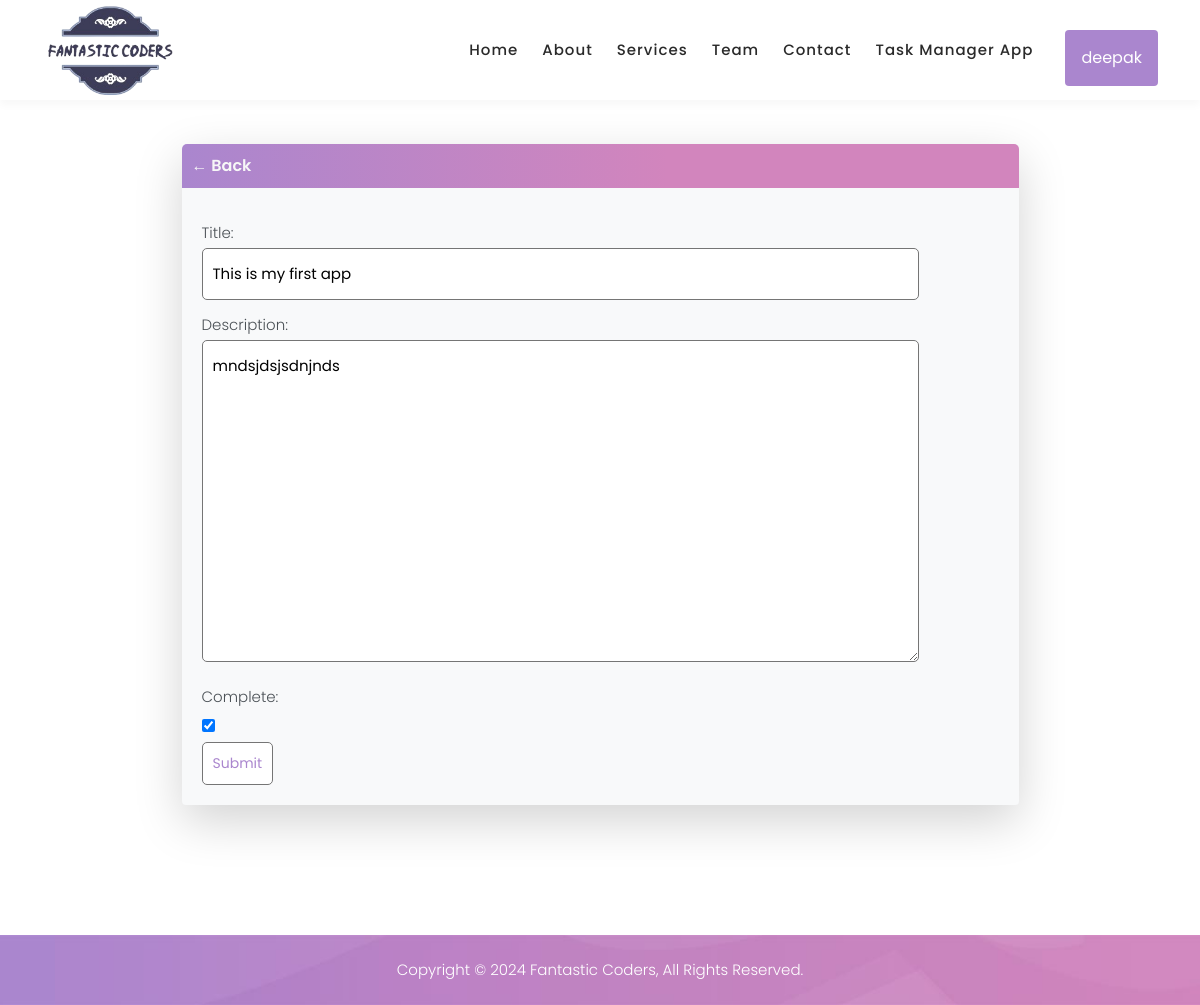
Page /task-update/3/ (signed in) on the committed database.
### base/models.py (models this page shows, shortened)
class Task(models.Model):
    user = models.ForeignKey(User, on_delete=models.CASCADE, null=True, blank=True)
    title = models.CharField(max_length=200)
    description = models.TextField(null=True, blank=True)
    complete = models.BooleanField(default=False)
    created = models.DateTimeField(auto_now_add=True)
    class Meta:
        order_with_respect_to = 'user'

### base/views.py (the view)
# urls.py: path('task-update/<int:pk>/',TaskUpdate.as_view(), name="task-update"),
class TaskUpdate(LoginRequiredMixin, UpdateView):
    model = Task
    fields = ['title', 'description', 'complete']
    success_url = reverse_lazy('tasks')

### base/templates/base/task_form.html (shortened to what this page needs)
{% extends 'base/base.html' %}
{% block content %}
<div class="container-fluid pt-5">
    <div class="container pt-5">
        <div class="w-75 mt-5 mx-auto shadow-lg mb-5 bg-light rounded">
            <div class="header-bar">
                <a href="{% url 'tasks' %}">&#8592; Back</a>
            </div>
            <div class="card-body">
                <form method="POST" action="">
                    {{form.as_p}}
                    <input class="custom-button" type="submit" value="Submit">
                </form>
            </div>
        </div>
    </div>
</div>
{% endblock content %}

### base/templates/base/base.html (shortened to what this page needs)
{% load static %}
<!DOCTYPE html>
<html lang="en">
<head>
    <link href="../../static/vendor/bootstrap/css/bootstrap.min.css" rel="stylesheet">
    <link rel="stylesheet" href="../../static/assets/css/styles.css">
    <link rel="stylesheet" href="../../static/assets/css/animated.css">
    <link rel="stylesheet" href="../../static/assets/css/owl.css">
</head>
<body>
    <header class="header-area header-sticky fixed-top wow slideInDown" data-wow-duration="0.75s" data-wow-delay="0s">
        <div class="container">
            <div class="row">
                <div class="col-12">
                    <nav class="main-nav">
                        <a href="/" class="logo">
                            <img src="../../static/assets/images/fantastic2-removebg-preview.png" height="100px" alt="">
                        </a>
                        <ul class="nav">
                            <li class="scroll-to-section"><a href="/" class="">Home</a></li>
                            <li class="scroll-to-section"><a href="{% url 'about' %}">About</a></li>
                            <li class="scroll-to-section"><a href="{% url 'services' %}">Services</a></li>
                            <li class="scroll-to-section"><a href="{% url 'team' %}">Team</a></li>
                            <li class="scroll-to-section"><a href="{% url 'contact' %}">Contact</a></li>
                            <li class="scroll-to-section">
                                <div><a href="{% url 'tasks' %}">Task Manager App</a></div>
                            </li>
                            {% if request.user.is_authenticated %}
                            <li>
                                <div class="dropdown navbar-link">
                                    <button class="dropbtn rounded">{{request.user.username}}</button>
                                </div>
                            </li>
                            {% endif %}
                        </ul>
                    </nav>
                </div>
            </div>
        </div>
    </header>
    {% block content %} {% endblock content %}
    <footer>
        <div class="container">
            <div class="row">
                <div class="col-lg-12">
                    <p>Copyright © 2024 Fantastic Coders, All Rights Reserved.
                    </p>
                </div>
            </div>
        </div>
    </footer>
</body>
</html>

### base/static/assets/css/styles.css (style rules this page uses)
html, body, div, span, applet, object, iframe, h1, h2, h3, h4, h5, h6, p, blockquote, div pre, a, abbr, acronym, address, big, cite, code, del, dfn, em, font, img, ins, kbd, q, s, samp, small, strike, strong, sub, sup, tt, var, b, u, i, center, dl, dt, dd, ol, ul, li, figure, header, nav, section, article, aside, footer, figcaption { margin: 0; padding: 0; border: 0; outline: 0; }
ul, li { padding: 0; margin: 0; list-style: none; }
header, nav, section, article, aside, footer, hgroup { display: block; }
* { box-sizing: border-box; }
html, body { font-family: 'Poppins', sans-serif; font-weight: 400; background-color: #fff; -ms-text-size-adjust: 100%; -webkit-font-smoothing: antialiased; -moz-osx-font-smoothing: grayscale; }
a { text-decoration: none !important; }
ul { margin-bottom: 0px; }
p { font-size: 15px; line-height: 30px; font-weight: 300; color: #afafaf; }
img { width: 100%; overflow: hidden; }
html, body { background: #fff; font-family: 'Poppins', sans-serif; }
.header-area { background-color: #fff; box-shadow: 0px 5px 8px rgba(0,0,0,0.03); position: absolute; left: 0px; right: 0px; z-index: 100; height: 100px; -webkit-transition: all .5s ease 0s; -moz-transition: all .5s ease 0s; -o-transition: all .5s ease 0s; transition: all .5s ease 0s; }
.header-area .main-nav { min-height: 80px; background: transparent; }
.header-area .main-nav .logo { float: left; -webkit-transition: all 0.3s ease 0s; -moz-transition: all 0.3s ease 0s; -o-transition: all 0.3s ease 0s; transition: all 0.3s ease 0s; }
.header-area .main-nav .logo { line-height: 100px; float: left; -webkit-transition: all 0.3s ease 0s; -moz-transition: all 0.3s ease 0s; -o-transition: all 0.3s ease 0s; transition: all 0.3s ease 0s; }
.header-area .main-nav .nav { float: right; margin-top: 30px; margin-right: 0px; background-color: transparent; -webkit-transition: all 0.3s ease 0s; -moz-transition: all 0.3s ease 0s; -o-transition: all 0.3s ease 0s; transition: all 0.3s ease 0s; position: relative; z-index: 999; }
.header-area .main-nav .nav li { padding-left: 20px; padding-right: 20px; }
.header-area .main-nav .nav li:last-child { padding-right: 0px; padding-left: 40px; }
.header-area .main-nav .nav li a { display: block; font-weight: 500; font-size: 15px; color: #2a2a2a; text-transform: capitalize; -webkit-transition: all 0.3s ease 0s; -moz-transition: all 0.3s ease 0s; -o-transition: all 0.3s ease 0s; transition: all 0.3s ease 0s; height: 40px; line-height: 40px; border: transparent; letter-spacing: 1px; }
.header-area.header-sticky { min-height: 80px; }
.header-area .nav { margin-top: 30px; }
@media (max-width: 1200px) { .header-area .main-nav .nav li { padding-left: 12px; padding-right: 12px; } }
@media (max-width: 1200px) { .header-area .main-nav:before { display: none; } }
@media (min-width: 767px) { .header-area .main-nav .nav { display: flex !important; } }
footer { background-image: url(../images/footer-bg.jpg); background-position: center center; background-repeat: no-repeat; background-size: cover; margin-top: 130px; }
footer p { text-align: center; margin: 20px 0px; color: #fff; }
@media (max-width: 1200px) { .header-area .main-nav .nav li:last-child { padding-left: 20px; } }

### base/templates/base/base.html (style rules this page uses)
a, p { color: #4b5156 }
a { font-weight: 600; }
.header-bar { display: flex; justify-content: space-between; color: #fff; padding: 10px; border-radius: 5px 5px 0 0; background: linear-gradient(90deg, rgba(170, 134, 206, 1) 0%, rgba(210, 133, 189, 1) 58%); }
.header-bar a { color: rgb(247, 247, 247); text-decoration: none; }
input[type=text], input[type=password], textarea { border: 1px solid #757575; border-radius: 5px; padding: 10px; width: 90%; }
label { padding-top: 10px !important; display: block; }
::placeholder { font-weight: 300; opacity: 0.5; }
.custom-button { border: 1px solid #757575; background-color: #FFF; color: rgb(170, 134, 206); padding: 10px; font-size: 14px; border-radius: 5px; cursor: pointer; text-decoration: none; }
.card-body { padding: 20px; }
.dropbtn { background-color: rgb(170, 134, 206); color: white; padding: 16px; font-size: 16px; border: none; }
.dropdown { position: relative; display: inline-block; }

### rows in the picture
Task: title "This is my first app", description "mndsjdsjsdnjnds", complete "☑"

### other values in the picture
{{ request.user.username }} "deepak"
